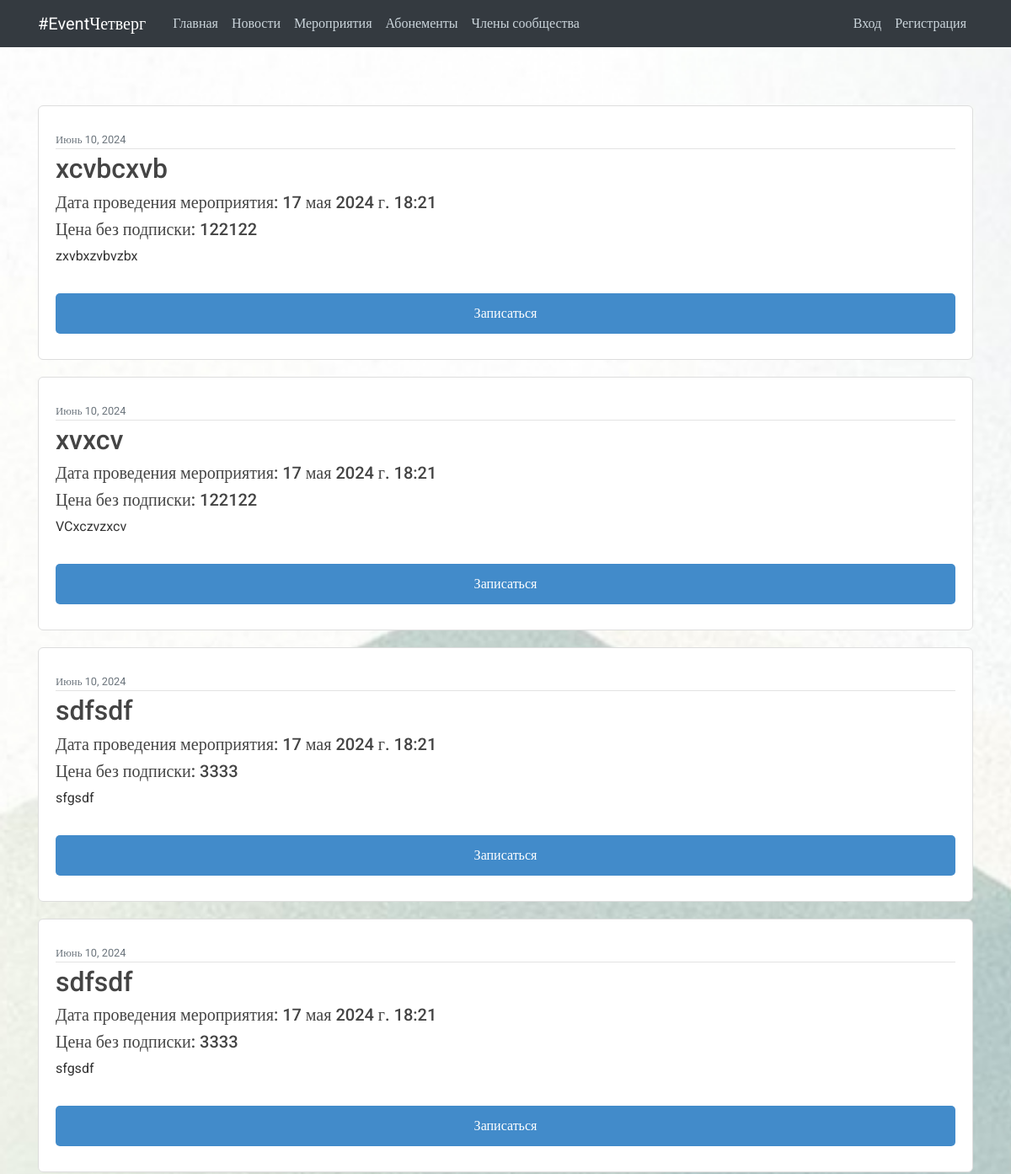
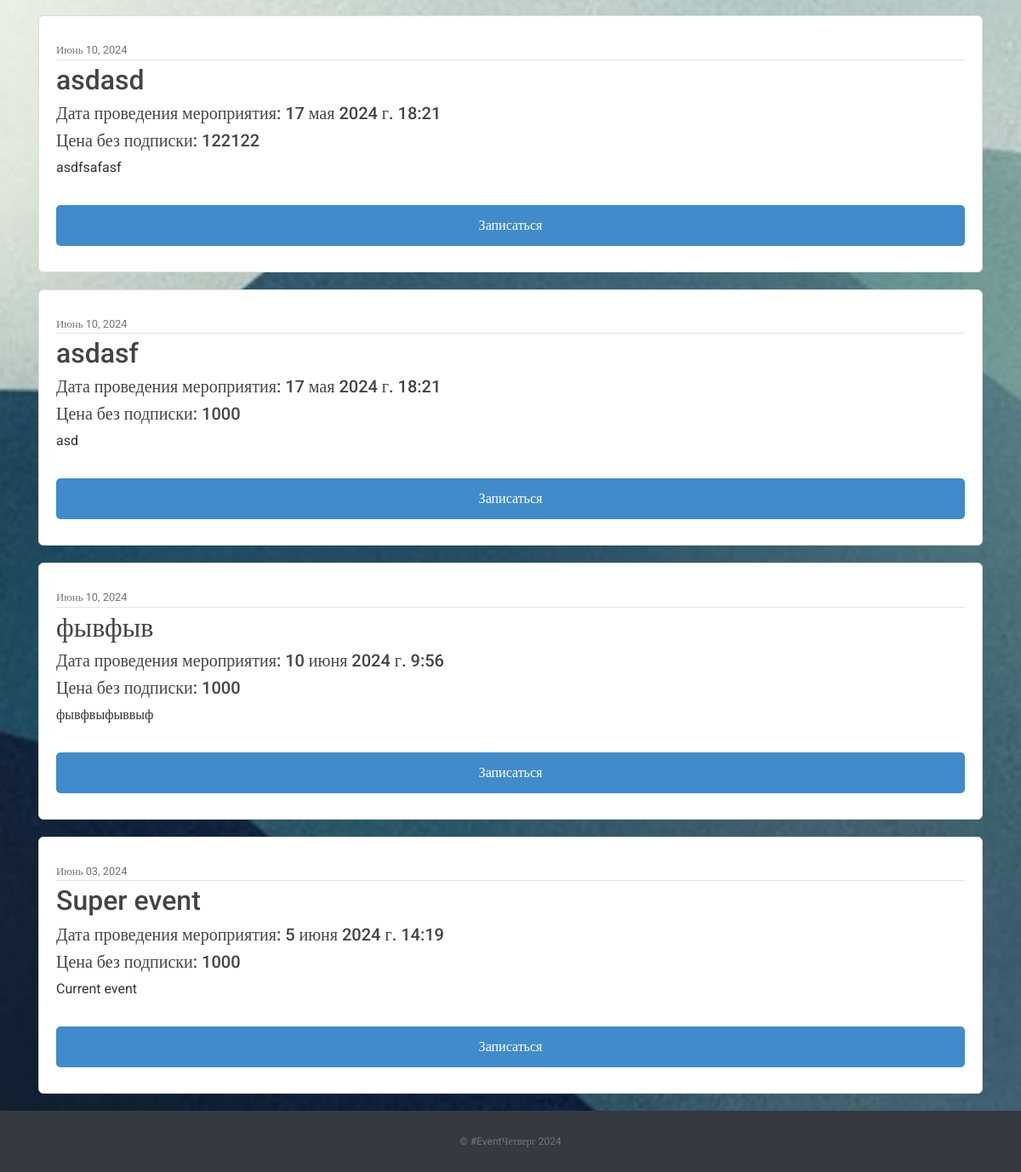
/events/, run on an earlier commit of the app's database (2 pictures, top to bottom).
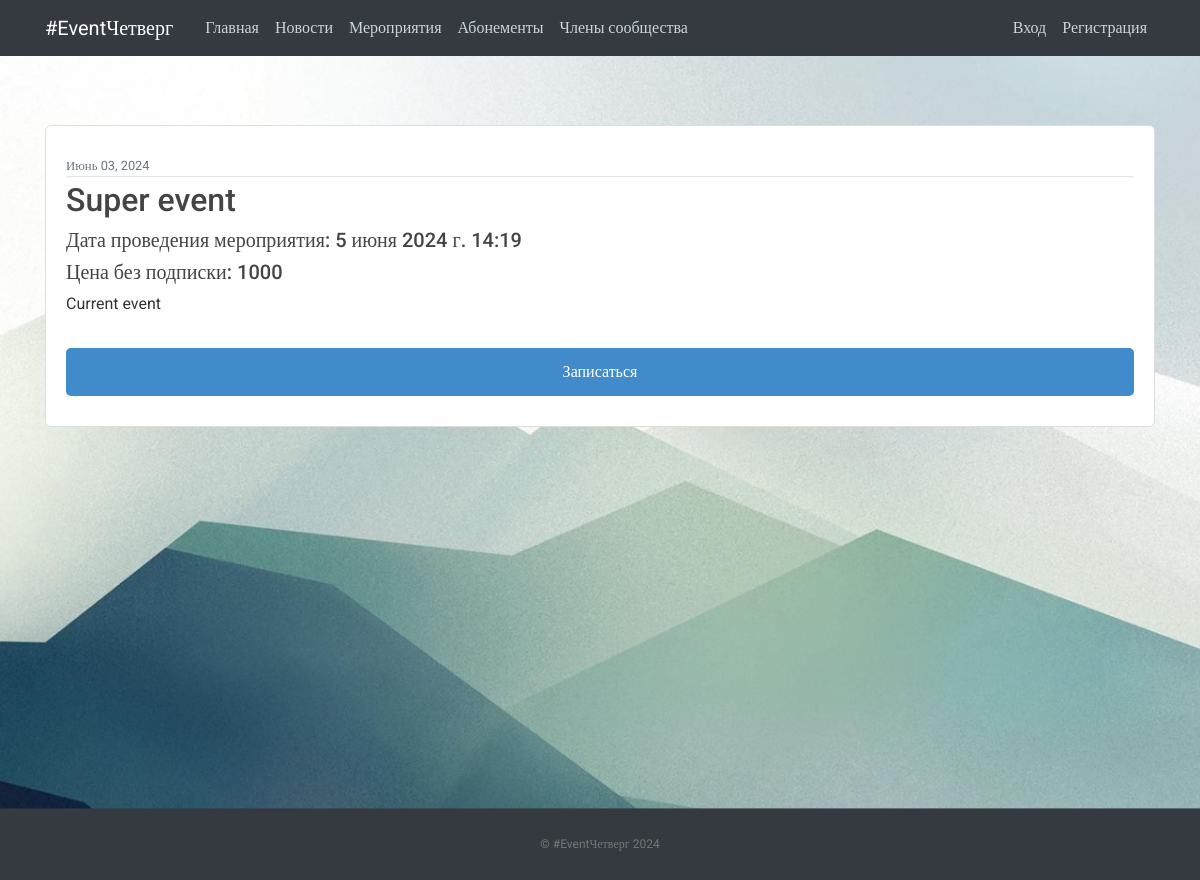
And on a later commit of the database.
### vkr/models.py (models this page shows, shortened)
class Event (models.Model):
    title = models.CharField(max_length=100)
    content = models.TextField()
    date_posted = models.DateTimeField(default=timezone.now)
    is_active = models.BooleanField(default=True)
    event_date = models.DateTimeField(default=timezone.now)
    event_price = models.IntegerField(default=1000)
    image = models.ImageField(default='event_default.png', upload_to='event_pics')

### vkr/views.py (the view)
# urls.py: path('events/', EventListView.as_view(), name='vkr-events'),
class EventListView(ListView):
    queryset = Event.objects.filter(is_active=True)
    template_name = 'vkr/events.html'
    context_object_name = 'events'
    ordering = ['-date_posted']

### vkr/templates/vkr/events.html (shortened to what this page needs)
{% extends "vkr/base.html" %}
{% load static %}
{% block content %}
    <link rel="stylesheet" type="text/css" href="{% static 'modal.css' %}">
    {% for event in events %}
        <article class="media content-section">
            <div class="media-body">
                <div class="article-metadata">
                <small class="text-muted">{{ event.date_posted|date:"F d, Y" }}</small>
                </div>
                <a href="{% url 'event-detail' event.id %}"><h2>{{ event.title }}</h2></a>
                <h5>Дата проведения мероприятия: {{ event.event_date }}</h5>
                <h5>Цена без подписки: {{ event.event_price }}</h5>
                <p class="article-content">{{ event.content }}</p>
                <button class="type_button" onclick="Send({{ event.id }})">Записаться</button>
            </div>
        </article>
    {% endfor %}
{% endblock content %}

### vkr/templates/vkr/base.html (shortened to what this page needs)
﻿{% load static %}
<!DOCTYPE html>
<html>
  {% load pwa %}
  <head>
      <link rel="stylesheet" href="https://maxcdn.bootstrapcdn.com/bootstrap/4.0.0/css/bootstrap.min.css">
      <link rel="stylesheet" type="text/css" href="{% static 'main.css' %}">
      <link href='https://unpkg.com/boxicons@2.1.2/css/boxicons.min.css' rel='stylesheet'>
  </head>
  <body>
      <header class="site-header">
        <nav class="navbar navbar-expand-md navbar-dark bg-dark fixed-top">
          <div class="container">
            <a class="navbar-brand mr-4" href="{% url 'vkr-about' %}"> #EventЧетверг</a>
            <div class="collapse navbar-collapse" id="navbarToggle">
              <div class="navbar-nav mr-auto">
                <a class="nav-item nav-link " href="{% url 'vkr-about' %}">Главная</a>
                <a class="nav-item nav-link" href="{% url 'vkr-home' %}">Новости</a>
                <a class="nav-item nav-link" href="{% url 'vkr-events' %}">Мероприятия</a>
                <a class="nav-item nav-link" href="{% url 'vkr-subs' %}">Абонементы</a>
                <a class="nav-item nav-link" href="{% url 'vkr-view_all_subs' %}">Члены сообщества</a>
              </div>
              <div class="navbar-nav">
                  <div class="navbar-nav">
                      {% if user.is_authenticated %}
                        <a class="nav-item nav-link" href="{% url 'profile' %}">Профиль</a>
                        <form method="post" action="{% url 'logout' %}">
                          {% csrf_token %}
                          <button type="submit" class="nav-item nav-link" style="background: none; border: none; cursor: pointer;">
                            Выход
                          </button>
                      </form>
                      {% else %}
                        <a class="nav-item nav-link" href="{% url 'login' %}">Вход</a>
                        <a class="nav-item nav-link" href="{% url 'register' %}">Регистрация</a>
                      {% endif %}
                    </div>
            </div>
          </div>
        </nav>
      </header>
      <main role="main" class="container">
        <div class="row">
          <div class="col-md-8">
          </div>
          </div>
        {% block content %}{% endblock %}
      </main>
      <footer class="text-center bg-dark">
        <p><a href="{% url 'vkr-home' %}">© #EventЧетверг 2024</a></p>
      </footer>
  </body>
</html>

### static/main.css (style rules this page uses)
body, html { width:100%; height:100% }
.navbar-nav { height: 40px; }
body { margin:0; padding:0; background: #fafafa; color: #333333; margin-top: 5rem; font-family:Roboto; background-image: url("./images/bg.jpg"); background-repeat: no-repeat; background-size: cover; background-attachment: fixed; }
h1, h2, h3, h4, h5, h6 { color: #444444; }
.site-header .navbar-nav .nav-link { color: #cbd5db; }
.content-section { background: #ffffff; padding: 30px 20px; border: 1px solid #dddddd; border-radius: 6px; margin: 20px auto; }
.article-content { white-space: pre-line; }
.article-metadata { padding-bottom: 1px; margin-bottom: 4px; border-bottom: 1px solid #e3e3e3 }
footer { position: sticky!important; top: 100%; padding-top:25px; padding-bottom:25px; }
footer p { margin:2px; text-align:center; padding:0 40px; color:#fff; font-size:12px; }
footer a { color:#777 }
.type_button { border: none; width: 100%; padding: 12px 35px; margin-top: 1rem; background-color: #428bca; color: #fff; border-radius: 5px; cursor: pointer; font-size: 16px; }

What changed in the data, as far as the page shows it:
removed Event: date_posted "Июнь 10, 2024", title "xcvbcxvb", event_date "17 мая 2024 г. 18:21", event_price "122122", content "zxvbxzvbvzbx"
removed Event: date_posted "Июнь 10, 2024", title "xvxcv", event_date "17 мая 2024 г. 18:21", event_price "122122", content "VCxczvzxcv"
removed Event: date_posted "Июнь 10, 2024", title "sdfsdf", event_date "17 мая 2024 г. 18:21", event_price "3333", content "sfgsdf"
removed Event: date_posted "Июнь 10, 2024", title "sdfsdf", event_date "17 мая 2024 г. 18:21", event_price "3333", content "sfgsdf"
removed Event: date_posted "Июнь 10, 2024", title "asdasd", event_date "17 мая 2024 г. 18:21", event_price "122122", content "asdfsafasf"
removed Event: date_posted "Июнь 10, 2024", title "asdasf", event_date "17 мая 2024 г. 18:21", event_price "1000", content "asd"
removed Event: date_posted "Июнь 10, 2024", title "фывфыв", event_date "10 июня 2024 г. 9:56", event_price "1000", content "фывфвыфыввыф"
